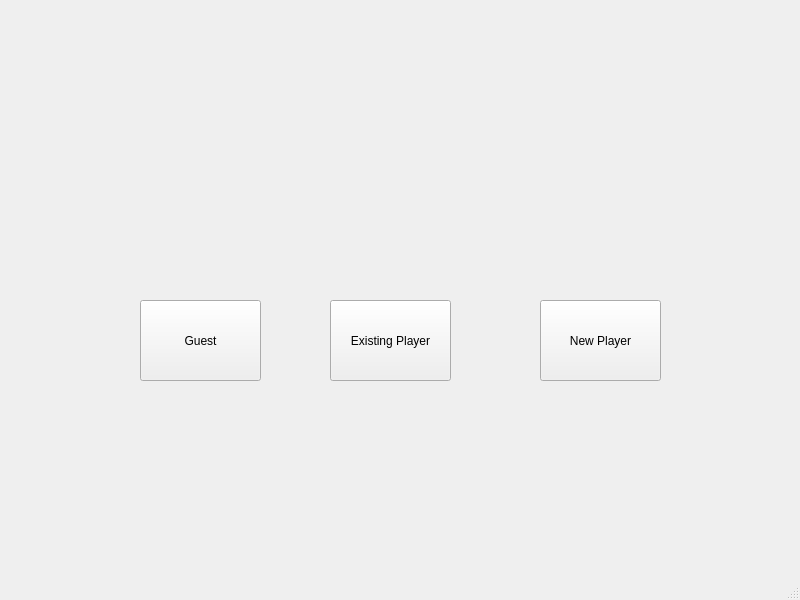
<?xml version="1.0" encoding="UTF-8"?>
<ui version="4.0">
 <class>MainWindow</class>
 <widget class="QMainWindow" name="MainWindow">
  <property name="geometry">
   <rect>
    <x>0</x>
    <y>0</y>
    <width>800</width>
    <height>600</height>
   </rect>
  </property>
  <property name="windowTitle">
   <string>MainWindow</string>
  </property>
  <widget class="QWidget" name="centralwidget">
   <widget class="QPushButton" name="pushButton">
    <property name="geometry">
     <rect>
      <x>330</x>
      <y>300</y>
      <width>121</width>
      <height>81</height>
     </rect>
    </property>
    <property name="text">
     <string>Existing Player</string>
    </property>
   </widget>
   <widget class="QPushButton" name="pushButton_2">
    <property name="geometry">
     <rect>
      <x>540</x>
      <y>300</y>
      <width>121</width>
      <height>81</height>
     </rect>
    </property>
    <property name="text">
     <string>New Player</string>
    </property>
   </widget>
   <widget class="QPushButton" name="pushButton_3">
    <property name="geometry">
     <rect>
      <x>140</x>
      <y>300</y>
      <width>121</width>
      <height>81</height>
     </rect>
    </property>
    <property name="text">
     <string>Guest</string>
    </property>
   </widget>
  </widget>
  <widget class="QStatusBar" name="statusbar"/>
 </widget>
 <resources/>
 <connections/>
</ui>
